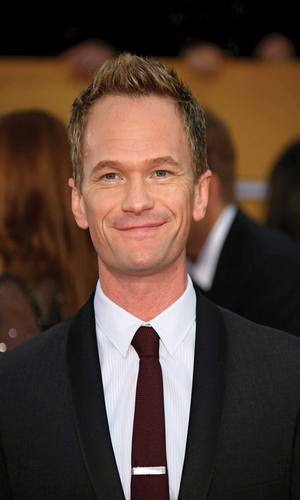
#> input picture images/celeb.jpg, 300 x 500 px, given in place of me.png, which was not available
$ python CelebMatch.py
#> lines starting #> are read from the running program, lines starting #| are printed output that depends on the picture; after the words box and inside, x2 and y2 are one past the last pixel; in counts of white or black regions, pixels touching at a corner belong together; pictures that were not available may be replaced by others from this repository, and a replacement may not be noted
import cv2
import numpy as np

#Importing Haar Cascade Classifier to recognize face
face_cascade = cv2.CascadeClassifier('haarcascade_frontalface_default.xml')

#Importing the images and converting to Grayscale for processing
img1 = cv2.imread('images/me.png',1)
#> img1 is the input picture: shape (500, 300, 3); mean B, G, R 53.5, 63.7, 84.7
img2 = cv2.imread('images/celeb.jpg',1)
img1_gray = cv2.cvtColor(img1,cv2.COLOR_BGR2GRAY)
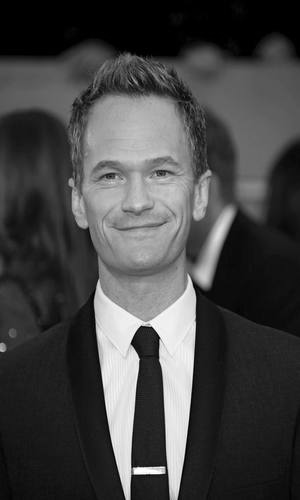
#> img1_gray: shape (500, 300); min 0, max 255, mean 68.8
img2_gray = cv2.cvtColor(img2,cv2.COLOR_BGR2GRAY)

#Extracting Region of Interest using Haar Cascade
face1 = face_cascade.detectMultiScale(img1_gray,1.3,5)
#> face1 = [[64, 120, 143, 143]]
face2 = face_cascade.detectMultiScale(img2_gray,1.3,5)
#> face2 = [[64, 120, 143, 143]]

for (x,y,w,h) in face1:
	roi_gray_1 = img1_gray[y:y+h, x:x+w]
#> this loop made 1 pass
#> pass 1, `roi_gray_1 = img1_gray[y:y+h, x:x+w]`:
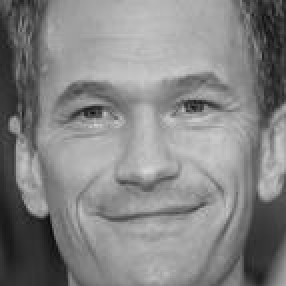
#> roi_gray_1: shape (143, 143) (shown 2 times larger); min 9, max 214, mean 132.7

for (x,y,w,h) in face2:
	roi_gray_2 = img2_gray[y:y+h, x:x+w]


#Finding and matching Keypoints
sift = cv2.xfeatures2d.SIFT_create()
kp1, des1 = sift.detectAndCompute(roi_gray_1, None)
#> kp1 = 116 keypoints; strongest (x, y, size): (97, 53, 5.3), (46, 56, 4.9), (7, 62, 4.3), (18, 103, 6.6)
kp2, des2 = sift.detectAndCompute(roi_gray_2, None)
#> kp2 has the same summary as kp1

bf = cv2.BFMatcher()
matches = bf.knnMatch(des1,des2,k=2)
#> matches = 116 matches

#Applying ratio test
good = []
for m,n in matches:
    if m.distance < 0.75*n.distance:
        good.append([m])
#> this loop made 116 passes
#> after the loop, good = 116 matches

score = len(good)
#> score = 116

msg = "Your match score with the celebrity is " + str(score) + "!"
font=cv2.FONT_HERSHEY_SIMPLEX

#Putting Text on the Output Image
img_out = np.concatenate((img1,img2),axis=1)
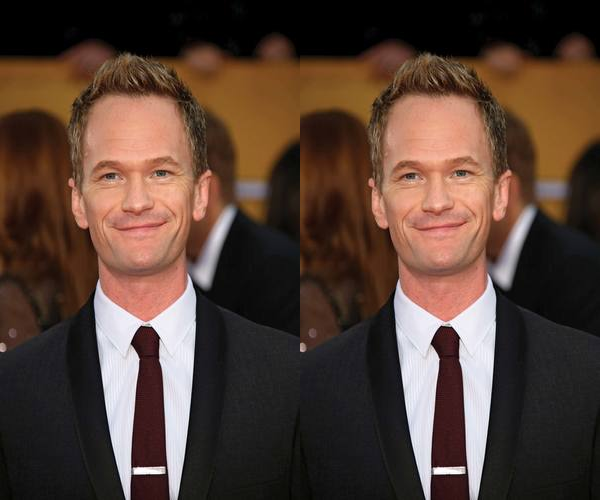
#> img_out: shape (500, 600, 3); mean B, G, R 53.5, 63.7, 84.7
cv2.putText(img_out,msg,(20,450),font,0.85,(255,255,0),2,cv2.LINE_AA)
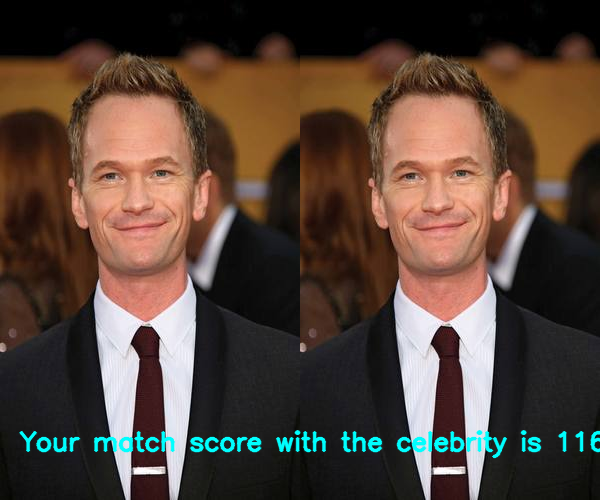
#> img_out: shape (500, 600, 3); 2.02% of pixels changed, all inside (x1, y1, x2, y2) = (18, 430, 600, 459)

#Showing the match score on the output image
cv2.imshow('Out',img_out)
cv2.waitKey(0)
cv2.destroyAllWindows()
